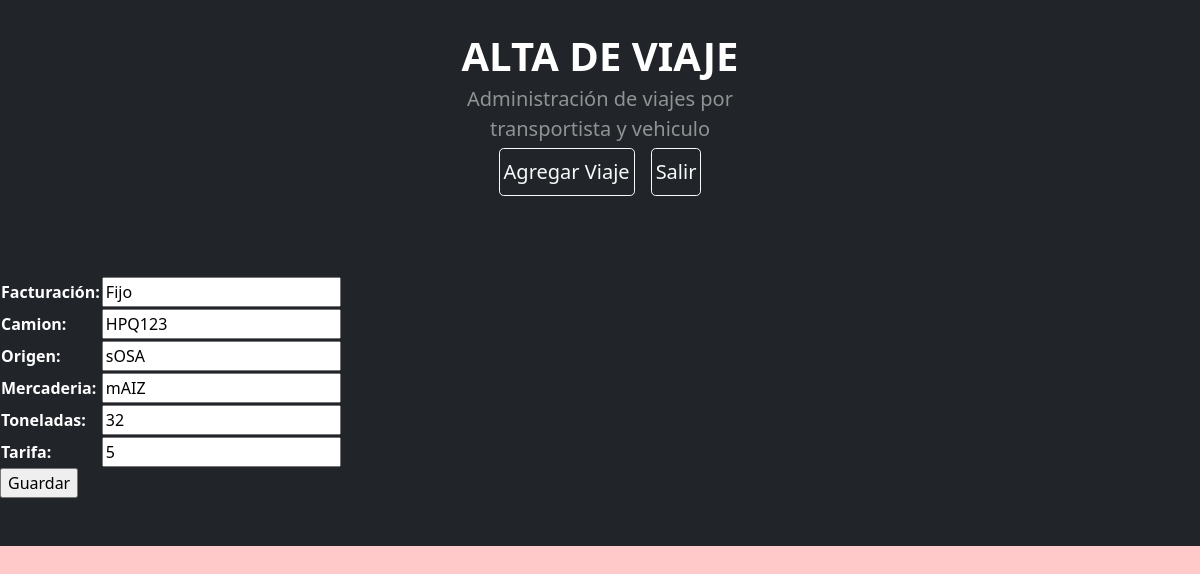
The page /app_Misviajes/editarviaje/4 on the database its author committed.
### app_Misviajes/models.py (models this page shows, shortened)
class Viajes (models.Model):
    Facturación = models.CharField (max_length=30)
    Camion= models.CharField (max_length=30)
    Origen=models.CharField (max_length=30)
    Mercaderia = models.CharField (max_length=30)
    Toneladas = models.IntegerField()
    Tarifa = models.IntegerField()

### app_Misviajes/views.py (the view, shortened to what this page needs)
# urls.py: path('editarviaje/<Viaje_id>', editarviaje, name="editarviaje")
def editarviaje (request,Viaje_id):
    viaje = Viajes.objects.get(id=Viaje_id)
    info_formulario=viajesformulario(initial={"Facturación":viaje.Facturación,
                           "Camion":viaje.Camion,
                           "Origen":viaje.Origen,
                           "Mercaderia":viaje.Mercaderia,
                           "Toneladas":viaje.Toneladas,
                           "Tarifa":viaje.Tarifa})
    return render(request, "formviajes.html",{"info_formulario":info_formulario})

### app_Misviajes/forms.py
class viajesformulario (forms.Form):
    Facturación = forms.CharField (max_length=30)
    Camion= forms.CharField (max_length=30)
    Origen= forms.CharField (max_length=30)
    Mercaderia = forms.CharField (max_length=30)
    Toneladas = forms.IntegerField()
    Tarifa = forms.IntegerField()

### app_Misviajes/Template/formviajes.html (shortened to what this page needs)
{% load static %}
<!DOCTYPE html>
<html lang="en">
    <head>
            <link href="https://cdn.jsdelivr.net/npm/bootstrap-icons@1.4.1/font/bootstrap-icons.css" rel="stylesheet" />
            <link href="{%static 'css/styles.css'%}" rel="stylesheet" />
    </head>
    <body style="background-color: rgba(255, 0, 0, 0.212);">
        <header class="bg-dark py-2">
            <div class="container px-4">
                <div class="row gx-5 justify-content-center">
                    <div class="col-lg-4">
                        <div class="text-center my-4">
                            <h1 class="display-8 fw-bolder text-white mb-1">ALTA DE VIAJE</h1>
                            <p class="lead text-white-50 mb-1">Administración de viajes por transportista y vehiculo</p>
                            <div class="d-grid gap-3 d-sm-flex justify-content-sm-center">
                                <a class="btn btn-outline-light btn-lg px-1" href="Viajesformulario">Agregar Viaje</a>
                                <a class="btn btn-outline-light btn-lg px-1" href="">Salir</a>
                            </div>
                        </div>
                    </div>
                </div>
            </div>
        </header>
        <header class="bg-dark py-5">
        <form action="" method="post">{% csrf_token %}
            <table style="color: white ;">
                {{info_formulario.as_table}}
            </table>
            <input type="submit" value="Guardar">
        </form>
        </header>
    </body>
</html>

### rows shown on the page
Viajes: Facturación "Fijo", Camion "HPQ123", Origen "sOSA", Mercaderia "mAIZ", Toneladas "32", Tarifa "5"
